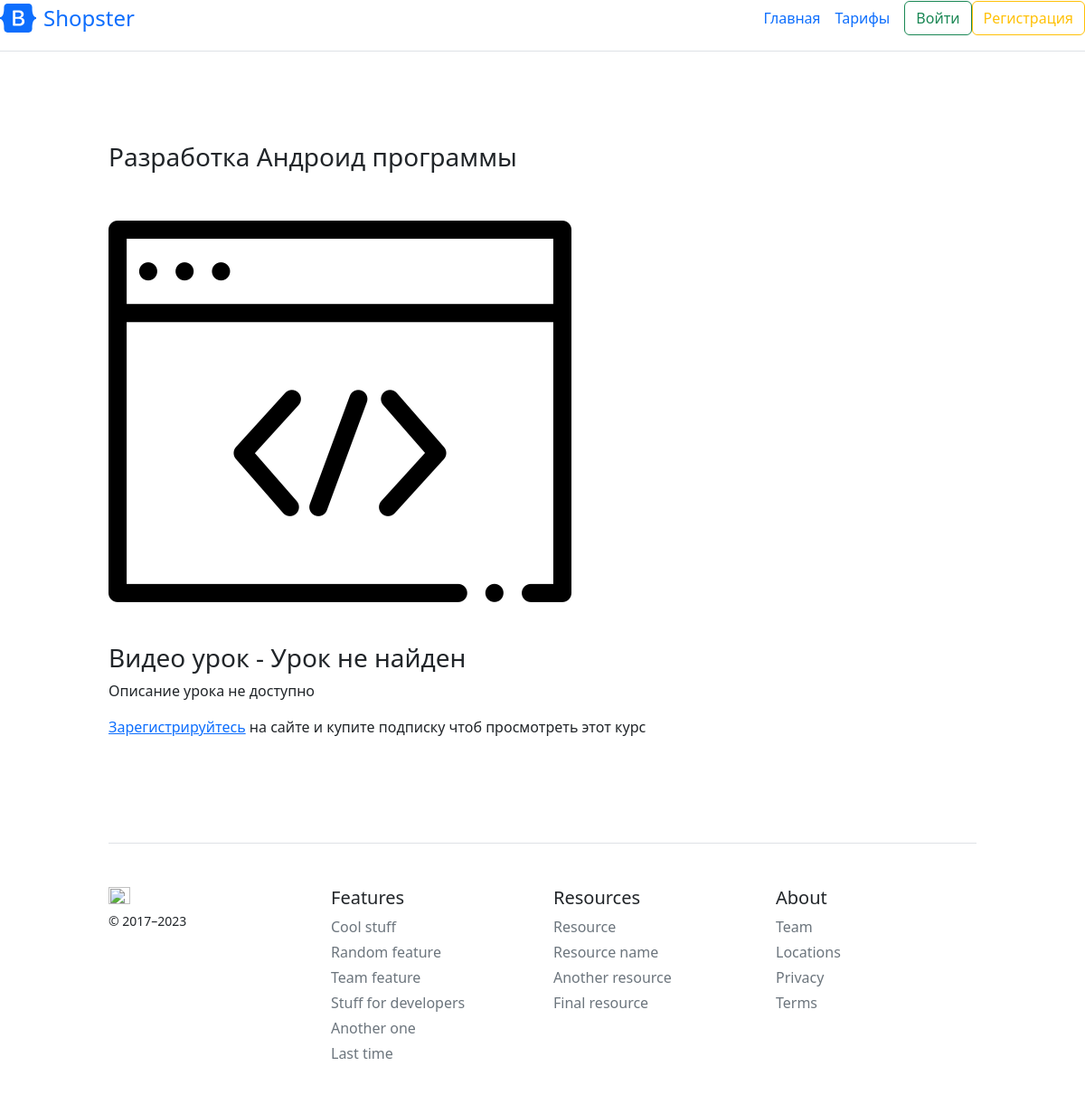
The page /course/android/android on the database its author committed.
### courses/models.py (models this page shows, shortened)
class Course(models.Model):
    slug = models.SlugField(
        default='default-slug')  # полное название url к определенному курсу- поле отвечает только за url
    title = models.CharField(max_length=120)
    description = models.TextField()  # без ограничения на длину текса для описания курса
    img = models.ImageField(default='default.png', upload_to='course_images')
    free = models.BooleanField(default=True) #платность курса выставляет галочку

### courses/views.py (the view)
# urls.py: path('course/<slug>/<lesson_slug>', views.LessonDetailPage.as_view(), name='lesson-detail')
class LessonDetailPage(DetailView):
    model = Course
    template_name = 'courses/lessons-detail.html'
    def get_context_data(self, *, object_list=None, **kwargs):  # для передачи данных в сам шаблон
        ctx = super(LessonDetailPage, self).get_context_data(**kwargs)  # обращеие к ListView
        course = Course.objects.filter(slug=self.kwargs['slug']).first()
        lesson = list(Lesson.objects.filter(course=course).filter(slug=self.kwargs['lesson_slug']).values())
        if lesson:
            ctx['title'] = lesson[0]['title']
            ctx['desc'] = lesson[0]['description']
            ctx['video'] = lesson[0]['video_url'].split("=")[1]
        else:
            ctx['title'] = "Урок не найден"
            ctx['desc'] = "Описание урока не доступно"
            ctx['video'] = ""
        return ctx

### courses/templates/courses/lessons-detail.html
{% extends 'courses/main-layout.html' %}
{% block main_section %}
<div class="main-block">
    <div class="one-course">
        <h3>{{ object.title }}</h3>
        {% if object.img %}
        <img src="{{ object.img.url }}" alt="{{ object.title }}">
        {% else %}
        <img src="/pictures/default.png" alt="{{ object.title }}">
        {% endif %}
    </div>
    <div class="aside-course">
        <h3>Видео урок - {{ title }}</h3>
        <p>{{ desc }}</p>
        {% if object.free %}
        <iframe width="560" height="315" src="https://www.youtube.com/embed/{{ video }}"
                allow="accelerometer; autoplay; clipboard-write; encrypted-media; gyroscope; picture-in-picture; web-share"
                allowfullscreen></iframe>
        {% elif not user.is_authenticated %}
        <p><a href="{% url 'reg' %}">Зарегистрируйтесь</a> на сайте и купите подписку чтоб просмотреть этот курс</p>
        {% elif user.profile.account_type == "Бесплатный пакет" %}
        <p>Необходимо купить<a href="{% url 'tarrifs' %}">подписку</a> на сайте чтоб просмотреть этот курс</p>
        {% else %}
        <iframe width="560" height="315" src="https://www.youtube.com/embed/{{ video }}"
                allow="accelerometer; autoplay; clipboard-write; encrypted-media; gyroscope; picture-in-picture; web-share"
                allowfullscreen></iframe>
        {% endif %}
    </div>
</div>
{% endblock %}

### courses/static/courses/main.css (style rules this page uses)
body { background: #fafafa; }
.courses, .main-block { display: flex; justify-content: space-between; flex-wrap: wrap; align-items: center; width: 80%; margin: 100px 10%; }
.main-block { justify-content: flex-start; align-items: flex-start; }
.one-course { margin-right: 100px; }

### rows shown on the page
Course: title "Разработка Андроид программы", img (picture)

### other values the page prints
{{ title }} "Урок не найден"
{{ desc }} "Описание урока не доступно"
